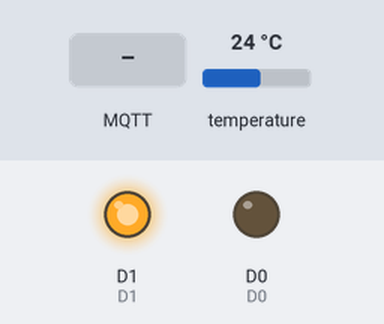
A sketch run on a simulated ESP8266 (NodeMCU). On the bench: output pins drawn as LEDs (lit = HIGH). The inputs (shaded band) are chosen by the test bench; at power-on: temperature 24 °C. WiFi joins after 1.5 s; servers stay silent unless stated; no MQTT or app messages arrive unless stated; what the sketch prints to the serial monitor is not drawn.

Above: at 2.7 s.
2.8 s: MQTT message "BT1" arrives on the first subscribed topic
At 4.4 s:
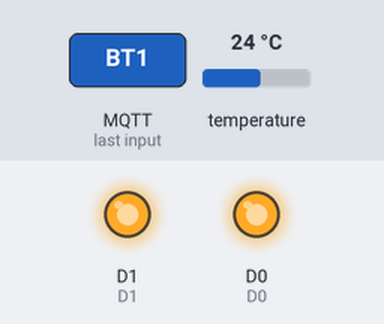
5.0 s: MQTT message "BT2" arrives on the first subscribed topic
At 5.7 s:
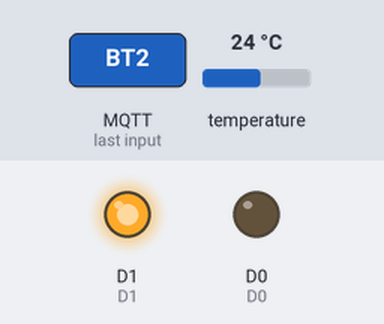
6.8 s: MQTT message "BT1" arrives on the second subscribed topic
At 8.5 s:
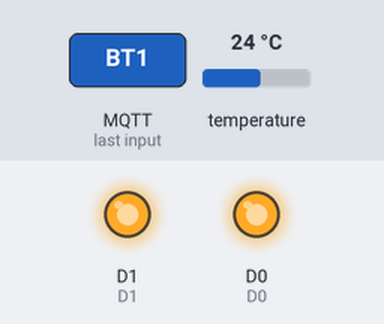
8.8 s: MQTT message "BT3" arrives on the first subscribed topic
At 9.8 s:
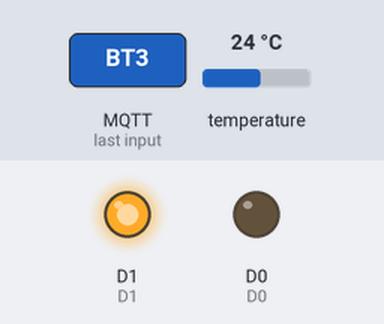
Timing chart, 0 to 11.6 s (numbered marks = the images above; inputs shaded):
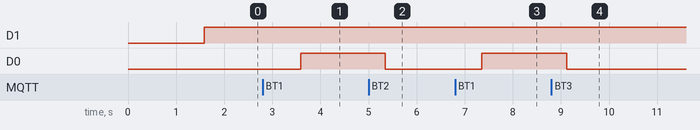

Measured:
- after the input at 2.8 s, D0: LOW → HIGH after 0.79 s
- after the input at 5.0 s, D0: HIGH → LOW after 0.35 s
- after the input at 6.8 s, D0: LOW → HIGH after 0.55 s
- after the input at 8.8 s, D0: HIGH → LOW after 0.32 s

The sketch:

Temperatura.ino
```cpp
// BT5 - Dispositivo 1
// BT3 - Dispositivo 2
// BT6 - Dispositivo 3
// BT7 - Dispositivo 4
// BT2 - Dispositivo 5
// BT1 - Dispositivo 6

#include <ESP8266WiFi.h> // Importa a Biblioteca ESP8266WiFi
#include <PubSubClient.h> // Importa a Biblioteca PubSubClient
//#include <SHT1x.h>
#include <Wire.h>
#include <DallasTemperature.h>
//#include "accel.h"
//#include <iostream>

#define LOW_ALARM 20
#define HIGH_ALARM 25

//defines - mapeamento de pinos do NodeMCU - ESP-07(16 = D16)
#define D0    16
#define D1    5
#define D2    4
#define D3    0
#define D4    2
#define D5    14
#define D6    12
#define D7    13
#define D8    15
#define D9    3
#define D10   1

// Data wire is plugged into port 2 on the Arduino
#define ONE_WIRE_BUS 2

// Setup a oneWire instance to communicate with any OneWire devices (not just Maxim/Dallas temperature ICs)
OneWire oneWire(ONE_WIRE_BUS);

// Pass our oneWire reference to Dallas Temperature.
DallasTemperature sensors(&oneWire);

int temperatura;

//defines:
//defines de id mqtt e tópicos para publicação e subscribe
#define TOPICO_SUBSCRIBE "feau/temperatura"     //tópico MQTT de escuta.
#define topicLive "feau/sensor/live"
                                   //ATENÇÃO: deve ser o mesmo tópico de publish utilizado na Raspberry PI!!!

#define ID_MQTT "sensor"     //id mqtt (para identificação de sessão)
                                        //IMPORTANTE: este deve ser único no broker (ou seja,
                                        //            se um client MQTT tentar entrar com o mesmo
                                        //            id de outro já conectado ao broker, o broker
                                        //            irá fechar a conexão de um deles).


// WIFI

//const char* SSID = "IOT"; // SSID / nome da rede WI-FI que deseja se conectar
//const char* PASSWORD = "iotalpha"; // Senha da rede WI-FI que deseja se conectar


const char* SSID = "UnivapWifi"; // SSID / nome da rede WI-FI que deseja se conectar
const char* PASSWORD = "universidade"; // Senha da rede WI-FI que deseja se conectar

char live_status = 0;

long lastMsg = 0;

char msg[20];

// MQTT
const char* BROKER_MQTT = "broker.hivemq.com"; //URL do broker MQTT que se deseja utilizar
//const char* BROKER_MQTT = "192.168.1.1"; //URL do broker MQTT que se deseja utilizar
int BROKER_PORT = 1883;//1881; // Porta do Broker MQTT

//Variáveis e objetos globais
WiFiClient espClient; // Cria o objeto espClient
PubSubClient MQTT(espClient); // Instancia o Cliente MQTT passando o objeto espClient
char EstadoSaida = '0';  //variável que armazena o estado atual da saída
char CmdNodeMCU[3] = {'B','T', '1'};   //ATENÇÃO: troque o "BBB" por um dos códigos enviados pela Raspberry PI ("BT1", "BT2", "BT3", "BT4" ou "BT5"),
                                       //         de modo que cada NodeMCU "espere" apenas por um deles

//Prototypes
void initSerial();
void initWiFi();
void initMQTT();
void reconectWiFi();
void mqtt_callback(char* topic, byte* payload, unsigned int length);
void VerificaConexoesWiFIEMQTT(void);
void InitOutput(void);

/*
 *  Implementações das funções
 */
void setup()
{
    //inicializações:
    InitOutput();
    initSerial();
      // Start up the library
    sensors.begin();
    // Initialise I2C communication as MASTER
    initWiFi();
    initMQTT();

}

//Função: inicializa comunicação serial com baudrate 115200 (para fins de monitorar no terminal serial
//        o que está acontecendo.
//Parâmetros: nenhum
//Retorno: nenhum
void initSerial()
{
    Serial.begin(115200);
}

//Função: inicializa e conecta-se na rede WI-FI desejada
//Parâmetros: nenhum
//Retorno: nenhum
void initWiFi()
{
    delay(10);
    Serial.println("------Conexao WI-FI------");
    Serial.print("Conectando-se na rede: ");
    Serial.println(SSID);
    Serial.println("Aguarde");

    reconectWiFi();
}

//Função: inicializa parâmetros de conexão MQTT(endereço do
//        broker, porta e seta função de callback)
//Parâmetros: nenhum
//Retorno: nenhum
void initMQTT()
{
    MQTT.setServer(BROKER_MQTT, BROKER_PORT);   //informa qual broker e porta deve ser conectado
    MQTT.setCallback(mqtt_callback);            //atribui função de callback (função chamada quando qualquer informação de um dos tópicos subescritos chega)
}

//Função: função de callback
//esta função é chamada toda vez que uma informação de
//um dos tópicos subescritos chega)
//Parâmetros: nenhum
//Retorno: nenhum
void mqtt_callback(char* topic, byte* payload, unsigned int length)
{
    char MsgRecebida[3];

    //se a mensagem não tem três caracteres (ou seja, não é "BT1", "BT2", "BT3", "BT4" ou "BT5"),
    //automaticamente ela é inválida. Nesse caso, nada mais é feito com a mensagem recebida.
    if (length != 3)
      return;

    //obtem a string do payload recebido
    for(int i = 0; i < length; i++)
    {
      MsgRecebida[i] = (char)payload[i];
      Serial.print(MsgRecebida[i]);
    }


    //avalia se a mensagem é para este NodeMCU
    if (memcmp(MsgRecebida,CmdNodeMCU,3) == 0)
    {
      digitalWrite(D0,HIGH);
      EstadoSaida = '1';
      Serial.println("LIGADO!");
    }else
    {
      digitalWrite(D0,LOW);
      EstadoSaida = '0';
      Serial.println("DESLIGADO!");
    }
}

//Função: reconecta-se ao broker MQTT (caso ainda não esteja conectado ou em caso de a conexão cair)
//        em caso de sucesso na conexão ou reconexão, o subscribe dos tópicos é refeito.
//Parâmetros: nenhum
//Retorno: nenhum
void reconnectMQTT()
{
    while (!MQTT.connected())
    {
        Serial.print("* Tentando se conectar ao Broker MQTT: ");
        Serial.println(BROKER_MQTT);
        if (MQTT.connect(ID_MQTT))
        {
            Serial.println("Conectado com sucesso ao broker MQTT!");
            MQTT.subscribe(TOPICO_SUBSCRIBE);
            MQTT.subscribe(topicLive);
            digitalWrite(D1, HIGH);
        }
        else
        {
            Serial.println("Falha ao reconectar no broker.");
            Serial.println("Havera nova tentatica de conexao em 2s");
            digitalWrite(D1, LOW);
            delay(2000);
        }
    }
}

//Função: reconecta-se ao WiFi
//Parâmetros: nenhum
//Retorno: nenhum
void reconectWiFi()
{
    //se já está conectado a rede WI-FI, nada é feito.
    //Caso contrário, são efetuadas tentativas de conexão
    if (WiFi.status() == WL_CONNECTED)
        return;

    WiFi.begin(SSID, PASSWORD); // Conecta na rede WI-FI

    while (WiFi.status() != WL_CONNECTED)
    {
        delay(100);
        Serial.print(".");
    }

    Serial.println();
    Serial.print("Conectado com sucesso na rede ");
    Serial.print(SSID);
    Serial.println("IP obtido: ");
    Serial.println(WiFi.localIP());
}

//Função: verifica o estado das conexões WiFI e ao broker MQTT.
//        Em caso de desconexão (qualquer uma das duas), a conexão
//        é refeita.
//Parâmetros: nenhum
//Retorno: nenhum
void VerificaConexoesWiFIEMQTT(void)
{
    if (!MQTT.connected())
        reconnectMQTT(); //se não há conexão com o Broker, a conexão é refeita

     reconectWiFi(); //se não há conexão com o WiFI, a conexão é refeita
}

//Função: inicializa o output em nível lógico baixo
//Parâmetros: nenhum
//Retorno: nenhum
void InitOutput(void)
{
    pinMode(D0, OUTPUT);
    pinMode(D1, OUTPUT);
    digitalWrite(D0, LOW);
    digitalWrite(D1, LOW);
    EstadoSaida = '0';
}


//programa principal
void loop()
{
    //garante funcionamento das conexões WiFi e ao broker MQTT
    VerificaConexoesWiFIEMQTT();

  long now = millis();

  if (now - lastMsg > 3000) {
    lastMsg = now;

    live_status = !live_status;
    //*******************************************************************************

  String myString = "";     // empty string


     //MQTT.publish(TOPICO_SUBSCRIBE, temperatura);
   // call sensors.requestTemperatures() to issue a global temperature
  // request to all devices on the bus
  Serial.print("Requesting temperatures...");
  sensors.requestTemperatures(); // Send the command to get temperatures
  Serial.println("DONE");
  // After we got the temperatures, we can print them here.
  // We use the function ByIndex, and as an example get the temperature from the first sensor only.
  float tempC = sensors.getTempCByIndex(0);

  // Check if reading was successful
  if(tempC != DEVICE_DISCONNECTED_C)
  {
    Serial.print("Temperature for the device 1 (index 0) is: ");
    Serial.println(tempC);
     //sprintf(msg, "%2.1", msg);
     dtostrf(tempC, 4, 2, msg); //4 is mininum width, 2 is precision
    MQTT.publish(TOPICO_SUBSCRIBE, msg);
  }
  else
  {
    Serial.println("Error: Could not read temperature data");
  }


    //*******************************************************************************
    //MQTT.publish(topicLive, live_status ? "1" : "0");

  }
    delay(1000);

    //keep-alive da comunicação com broker MQTT
    MQTT.loop();
    //handleroot();
}
```
